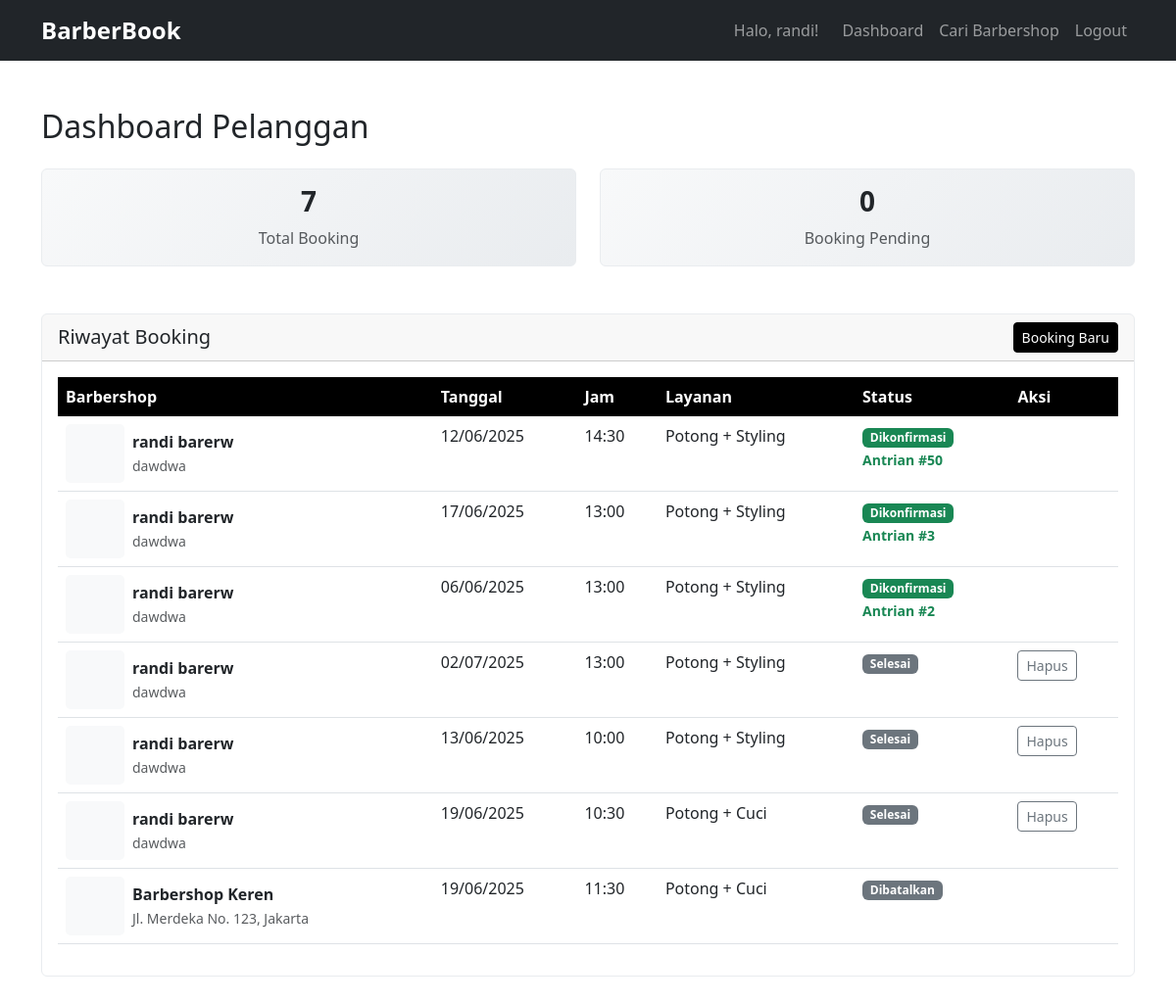
Page /customer_dashboard.php (signed in) on the earlier database version.
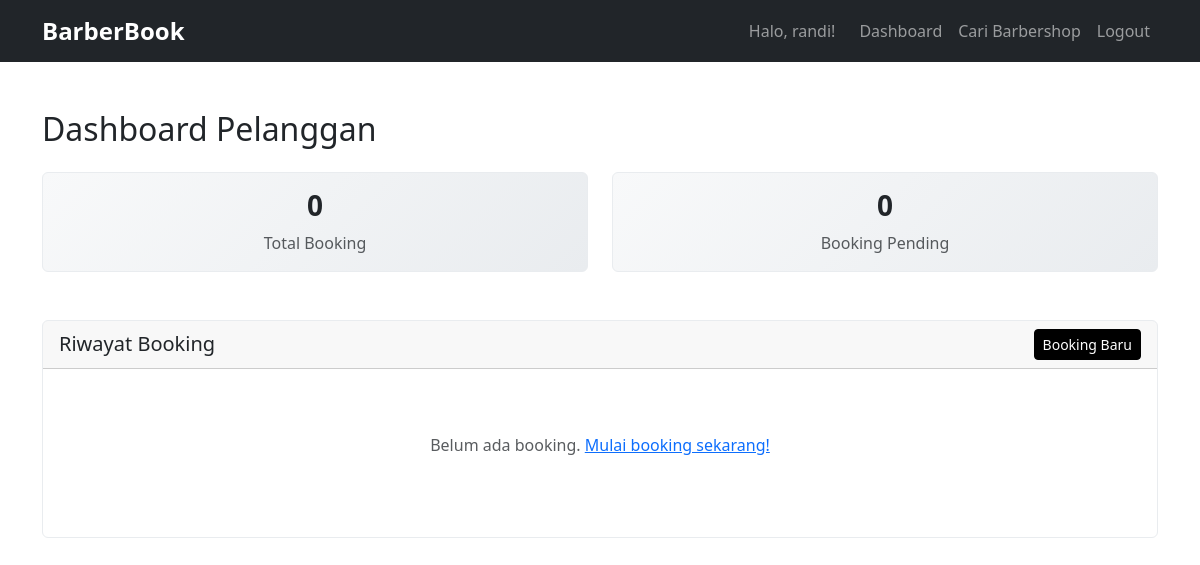
Same page on the later database version.
### tables this page shows
CREATE TABLE `bookings` (
  `id` int NOT NULL,
  `user_id` int NOT NULL,
  `barbershop_id` int NOT NULL,
  `tanggal_booking` date NOT NULL,
  `jam_booking` time NOT NULL,
  `layanan` varchar(100) DEFAULT 'Potong Rambut',
  `status` enum('pending','dikonfirmasi','selesai','dibatalkan') DEFAULT 'pending',
  `catatan` text,
  `created_at` timestamp NULL DEFAULT CURRENT_TIMESTAMP,
  `nomor_antrian` int DEFAULT NULL
);

CREATE TABLE `barbershops` (
  `id` int NOT NULL,
  `nama_barbershop` varchar(100) NOT NULL,
  `email` varchar(100) NOT NULL,
  `password` varchar(255) NOT NULL,
  `alamat` text NOT NULL,
  `no_hp` varchar(15) DEFAULT NULL,
  `jam_buka` time DEFAULT '08:00:00',
  `jam_tutup` time DEFAULT '21:00:00',
  `harga_potong` int DEFAULT '25000',
  `deskripsi` text,
  `photo_path` varchar(255) DEFAULT NULL,
  `foto` varchar(255) DEFAULT NULL,
  `status` enum('aktif','nonaktif') DEFAULT 'aktif',
  `created_at` timestamp NULL DEFAULT CURRENT_TIMESTAMP
);

### customer_dashboard.php (the view, shortened to what the changed rows need)
<?php
require_once 'database.php';
$stmt = $pdo->prepare("
    SELECT b.*, bs.nama_barbershop, bs.alamat as barbershop_alamat, bs.foto
    FROM bookings b
    JOIN barbershops bs ON b.barbershop_id = bs.id
    WHERE b.user_id = ?
    ORDER BY b.created_at DESC
");
$stmt->execute([$_SESSION['user_id']]);
$bookings = $stmt->fetchAll(PDO::FETCH_ASSOC);
$stmt = $pdo->prepare("SELECT COUNT(*) as total FROM bookings WHERE user_id = ?");
$stmt->execute([$_SESSION['user_id']]);
$total_bookings = $stmt->fetchColumn();
?>
<!DOCTYPE html>
<html lang="id">
<head>
    <link href="https://cdn.jsdelivr.net/npm/bootstrap@5.3.0/dist/css/bootstrap.min.css" rel="stylesheet">
    <link rel="stylesheet" href="style.css">
</head>
<body>
<div class="container my-5">
    <div class="row">
        <div class="col-12">
            <h2 class="mb-4">Dashboard Pelanggan</h2>
        </div>
    </div>
    <div class="row mb-5">
        <div class="col-md-6">
            <div class="card stats-card">
                <div class="card-body text-center">
                    <h3 class="fw-bold"><?= $total_bookings ?></h3>
                    <p class="text-muted mb-0">Total Booking</p>
                </div>
            </div>
        </div>
    </div>
    <div class="row">
        <div class="col-12">
            <div class="card">
                <div class="card-body">
                    <?php if (empty($bookings)): ?>
                        <div class="text-center py-5">
                            <p class="text-muted">Belum ada booking. <a href="index.php">Mulai booking sekarang!</a></p>
                        </div>
                    <?php else: ?>
                        <div class="table-responsive">
                            <table class="table table-hover">
                                <thead>
                                    <tr>
                                        <th>Barbershop</th>
                                        <th>Tanggal</th>
                                        <th>Jam</th>
                                        <th>Layanan</th>
                                        <th>Status</th>
                                        <th>Aksi</th>
                                    </tr>
                                </thead>
                                <tbody>
                                    <?php foreach ($bookings as $booking): ?>
                                        <tr>
                                            <td>
                                                <div class="d-flex align-items-center">
                                                    <?php if (!empty($booking['foto'])): ?>
                                                        <img src="../uploads/<?= htmlspecialchars($booking['foto']) ?>" alt="Foto Barbershop" class="me-2 barbershop-thumb">
                                                    <?php else: ?>
                                                        <div class="me-2 barbershop-thumb bg-light"></div>
                                                    <?php endif; ?>
                                                    <div>
                                                        <strong><?= htmlspecialchars($booking['nama_barbershop']) ?></strong><br>
                                                        <small class="text-muted"><?= htmlspecialchars($booking['barbershop_alamat']) ?></small>
                                                    </div>
                                                </div>
                                            </td>
                                            <td><?= date('d/m/Y', strtotime($booking['tanggal_booking'])) ?></td>
                                            <td><?= date('H:i', strtotime($booking['jam_booking'])) ?></td>
                                            <td><?= htmlspecialchars($booking['layanan']) ?></td>
                                            <td>
                                                <span class="badge bg-<?= $booking['status'] === 'pending' ? 'warning' : ($booking['status'] === 'dikonfirmasi' ? 'success' : 'secondary') ?>">
                                                    <?= ucfirst($booking['status']) ?>
                                                </span>
                                                <?php if ($booking['status'] === 'dikonfirmasi' && !empty($booking['nomor_antrian'])): ?>
                                                    <br><small class="text-success fw-bold">Antrian #<?= $booking['nomor_antrian'] ?></small>
                                                <?php endif; ?>
                                            </td>
                                            <td>
                                                <?php if ($booking['status'] == 'pending'): ?>
                                                    <a href="cancel_booking.php?id=<?= $booking['id'] ?>"
                                                       class="btn btn-sm btn-outline-danger"
                                                       onclick="return confirm('Yakin ingin membatalkan booking?')">
                                                        Batal
                                                    </a>
                                                <?php elseif ($booking['status'] == 'selesai'): ?>
                                                    <a href="delete_booking.php?id=<?= $booking['id'] ?>"
                                                       class="btn btn-sm btn-outline-secondary"
                                                       onclick="return confirm('Yakin ingin menghapus riwayat ini?')">
                                                        Hapus
                                                    </a>
                                                <?php endif; ?>
                                            </td>
                                        </tr>
                                    <?php endforeach; ?>
                                </tbody>
                            </table>
                        </div>
                    <?php endif; ?>
                </div>
            </div>
        </div>
    </div>
</div>
</body>
</html>

Differences in the rows shown:
removed bookings: barbershop.nama_barbershop "randi barerw", barbershop.alamat "dawdwa", tanggal_booking "12/06/2025", jam_booking "14:30", layanan "Potong + Styling", status "Dikonfirmasi", nomor_antrian "50"
removed bookings: barbershop.nama_barbershop "randi barerw", barbershop.alamat "dawdwa", tanggal_booking "17/06/2025", jam_booking "13:00", layanan "Potong + Styling", status "Dikonfirmasi", nomor_antrian "3"
removed bookings: barbershop.nama_barbershop "randi barerw", barbershop.alamat "dawdwa", tanggal_booking "06/06/2025", jam_booking "13:00", layanan "Potong + Styling", status "Dikonfirmasi", nomor_antrian "2"
removed bookings: barbershop.nama_barbershop "randi barerw", barbershop.alamat "dawdwa", tanggal_booking "02/07/2025", jam_booking "13:00", layanan "Potong + Styling", status "Selesai"
removed bookings: barbershop.nama_barbershop "randi barerw", barbershop.alamat "dawdwa", tanggal_booking "13/06/2025", jam_booking "10:00", layanan "Potong + Styling", status "Selesai"
removed bookings: barbershop.nama_barbershop "randi barerw", barbershop.alamat "dawdwa", tanggal_booking "19/06/2025", jam_booking "10:30", layanan "Potong + Cuci", status "Selesai"
removed bookings: barbershop.nama_barbershop "Barbershop Keren", barbershop.alamat "Jl. Merdeka No. 123, Jakarta", tanggal_booking "19/06/2025", jam_booking "11:30", layanan "Potong + Cuci", status "Dibatalkan"
Other differences:
$total_bookings: "7" → "0"
text no longer shown: "Barbershop Tanggal Jam Layanan Status Aksi"
text now shown: "Belum ada booking. Mulai booking sekarang!"
